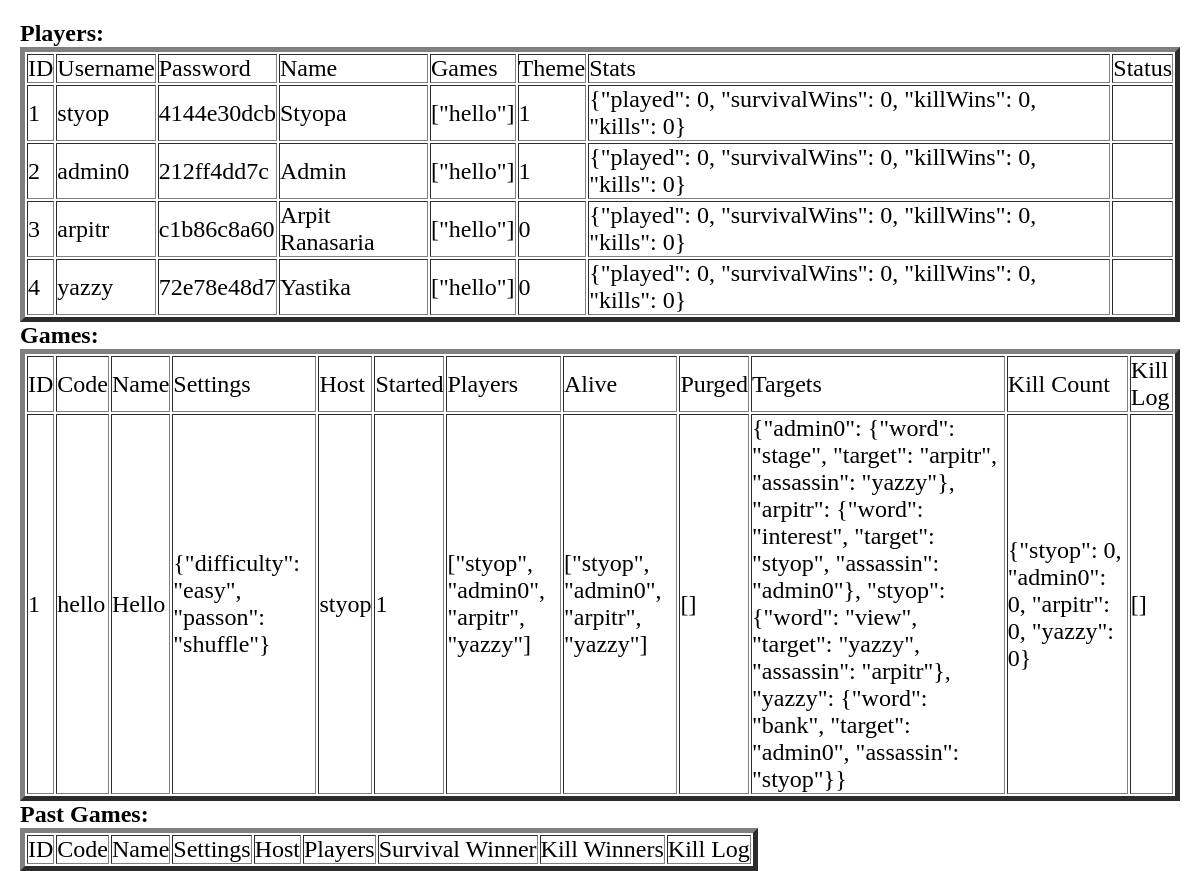
Page /debug/ on the committed database.
### tables this page shows
CREATE TABLE Players (     id INTEGER PRIMARY KEY AUTOINCREMENT,     user TEXT NOT NULL,     password TEXT NOT NULL,     name TEXT NOT NULL,     games TEXT NOT NULL,     theme INT NOT NULL,     stats TEXT NOT NULL,     status TEXT);

CREATE TABLE Games (     id INTEGER PRIMARY KEY AUTOINCREMENT,     code TEXT NOT NULL,     name TEXT NOT NULL,    settings TEXT NOT NULL,     host TEXT NOT NULL,     started BOOLEAN NOT NULL CHECK (started IN (0,1)),     players TEXT NOT NULL,     alive TEXT NOT NULL,     purged TEXT NOT NULL,     targets TEXT NOT NULL,     killCount TEXT NOT NULL,     killLog TEXT NOT NULL);

### app.py (the view)
@app.route('/debug/')
def debug():
    with sqlite3.connect("database.db") as con:
        con.row_factory = sqlite3.Row
        cur = con.cursor()
        cur.execute("SELECT * from Players")
        playerRows = cur.fetchall()   #rows of the Players table
        cur.execute("SELECT * from Games")
        gameRows = cur.fetchall()   #rows of the Games table
        cur.execute("SELECT * from pastGames")
        pastRows = cur.fetchall()   #rows of the pastGames table
    return render_template('debug.html', playerRows = playerRows, gameRows = gameRows, pastRows=pastRows)

### templates/debug.html (shortened to what this page needs)
<!DOCTYPE html>
<html lang="en">
<head>
    <link rel="stylesheet" href="{{ url_for('static', filename='css/main.css') }}">
    <link rel="stylesheet" href="{{ url_for('static', filename='css/debug.css') }}">
</head>
<body>
    <h2>Players:</h2>
    <table border=5>
        <thead>
        <td>ID</td>
        <td>Username</td>
        <td>Password</td>
        <td>Name</td>
        <td>Games</td>
        <td>Theme</td>
        <td>Stats</td>
        <td>Status</td>
        </thead>
        {% for row in playerRows %}
        <tr>
        <td>{{row["id"]}}</td>
        <td>{{row["user"]}}</td>
        <td>{{row["password"][:10]}}</td>
        <td>{{row["name"]}}</td>
        <td>{{row["games"]}}</td>
        <td>{{row["theme"]}}</td>
        <td>{{row["stats"]}}</td>
        <td>{{row["status"]}}</td>
        </tr>
        {% endfor %}
        </table>
        <h2>Games:</h2>
        <table border=5>
            <thead>
            <td>ID</td>
            <td>Code</td>
            <td>Name</td>
            <td>Settings</td>
            <td>Host</td>
            <td>Started</td>
            <td>Players</td>
            <td>Alive</td>
            <td>Purged</td>
            <td>Targets</td>
            <td>Kill Count</td>
            <td>Kill Log</td>
            </thead>
            {% for row in gameRows %}
            <tr>
            <td>{{row["id"]}}</td>
            <td>{{row["code"]}}</td>
            <td>{{row["name"]}}</td>
            <td>{{row["settings"]}}</td>
            <td>{{row["host"]}}</td>
            <td>{{row["started"]}}</td>
            <td>{{row["players"]}}</td>
            <td>{{row["alive"]}}</td>
            <td>{{row["purged"]}}</td>
            <td>{{row["targets"]}}</td>
            <td>{{row["killCount"]}}</td>
            <td>{{row["killLog"]}}</td>
            </tr>
            {% endfor %}
            </table>
            <h2>Past Games:</h2>
            <table border=5>
                <thead>
                <td>ID</td>
                <td>Code</td>
                <td>Name</td>
                <td>Settings</td>
                <td>Host</td>
                <td>Players</td>
                <td>Survival Winner</td>
                <td>Kill Winners</td>
                <td>Kill Log</td>
                </thead>
                </table>
</body>
</html>

### static/css/main.css (style rules this page uses)
* { margin: 0; padding: 0; font-family: 'Consolas', 'Palatino', Times, serif; font-size: x-large; }
html { height: 100%; }

### static/css/debug.css (style rules this page uses)
body { background: none; margin: 20px; }
* { font-family: unset; }

### rows in the picture
Players: id "1", user "styop", password "4144e30dcb", name "Styopa", games "[\"hello\"]", theme "1", stats "{\"played\": 0, \"survivalWins\": 0, \"killWins\": 0, \"kills\": 0}"
Players: id "2", user "admin0", password "212ff4dd7c", name "Admin", games "[\"hello\"]", theme "1", stats "{\"played\": 0, \"survivalWins\": 0, \"killWins\": 0, \"kills\": 0}"
Players: id "3", user "arpitr", password "c1b86c8a60", name "Arpit Ranasaria", games "[\"hello\"]", theme "0", stats "{\"played\": 0, \"survivalWins\": 0, \"killWins\": 0, \"kills\": 0}"
Players: id "4", user "yazzy", password "72e78e48d7", name "Yastika", games "[\"hello\"]", theme "0", stats "{\"played\": 0, \"survivalWins\": 0, \"killWins\": 0, \"kills\": 0}"
Games: id "1", code "hello", name "Hello", settings "{\"difficulty\": \"easy\", \"passon\": \"shuffle\"}", host "styop", started "1", players "[\"styop\", \"admin0\", \"arpitr\", \"yazzy\"]", alive "[\"styop\", \"admin0\", \"arpitr\", \"yazzy\"]", purged "[]", targets "{\"admin0\": {\"word\": \"stage\", \"target\": \"arpitr\", \"assassin\": \"yazzy\"}, \"arpitr\": {\"word\": \"interest\", \"target\": \"styop\", \"assassin\": \"admin0\"}, \"styop\": {\"word\": \"view\", \"target\": \"yazzy\", \"assassin\": \"arpitr\"}, \"yazzy\": {\"word\": \"bank\", \"target\": \"admin0\", \"assassin\": \"styop\"}}", killCount "{\"styop\": 0, \"admin0\": 0, \"arpitr\": 0, \"yazzy\": 0}", killLog "[]"
